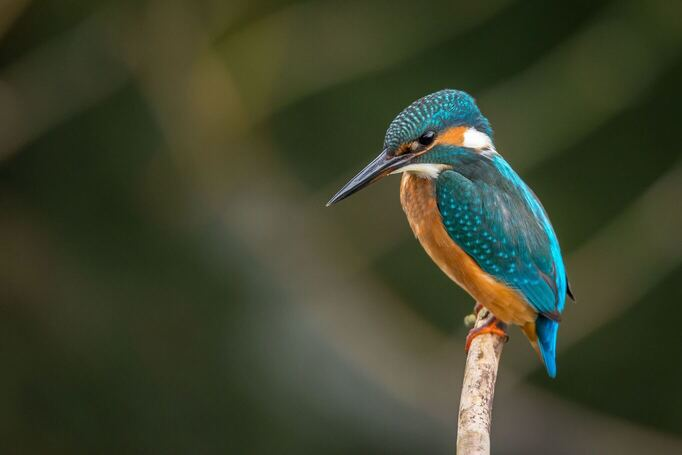
#> input picture Tutorials/Photos/bird1.jpg, 682 x 455 px
$ python contours.py
#> lines starting #> are read from the running program, lines starting #| are printed output that depends on the picture; after the words box and inside, x2 and y2 are one past the last pixel; in counts of white or black regions, pixels touching at a corner belong together
import cv2 as cv
import numpy as np

img = cv.imread('../Photos/bird1.jpg')
#> img is the input picture: shape (455, 682, 3); mean B, G, R 44.9, 67.5, 61.6
cv.imshow('Bird', img)

blank = np.zeros(img.shape, dtype='uint8')
cv.imshow('Blank', blank)

gray = cv.cvtColor(img, cv.COLOR_BGR2GRAY)
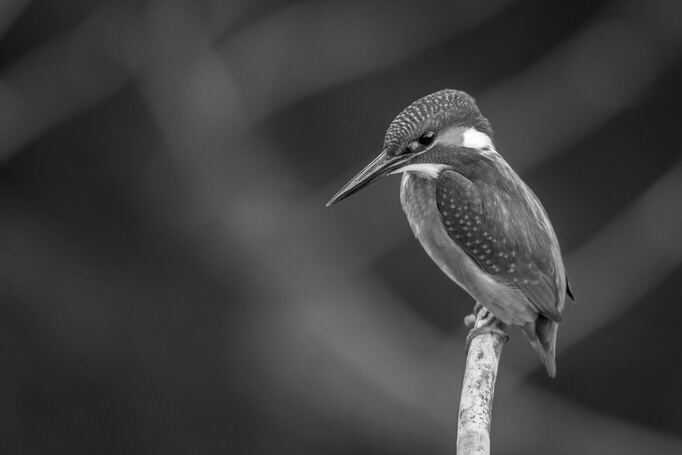
#> gray: shape (455, 682); min 0, max 255, mean 63.1
cv.imshow('Gray', gray)

# blur = cv.GaussianBlur(gray, (5, 5), cv.BORDER_DEFAULT)
# cv.imshow('Blur', blur)

canny = cv.Canny(img, 125, 175)
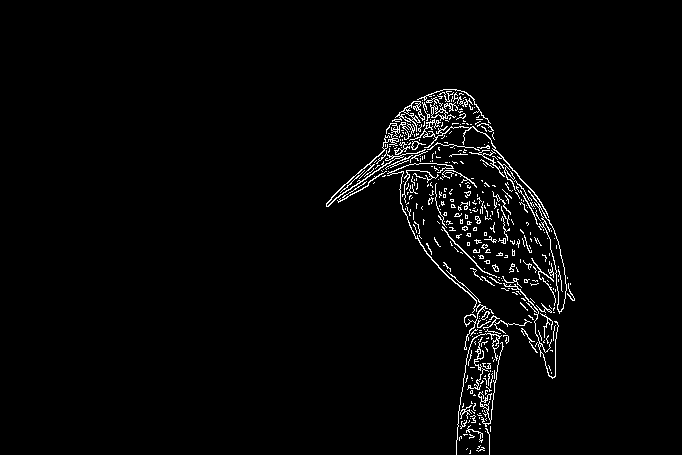
#> canny: shape (455, 682); 2.4% white in thin lines or dots, all inside (x1, y1, x2, y2) = (326, 89, 575, 455)
cv.imshow('Canny', canny)

# [5 lines of commented-out code are left out]
contours, hierarchies = cv.findContours(canny, cv.RETR_LIST, cv.CHAIN_APPROX_SIMPLE)
#> contours = 491 contours, 460 with area under 20; largest, box (x1, y1, x2, y2) and area: (528, 190, 567, 314) 772, (539, 207, 567, 312) 734, (392, 101, 425, 132) 180, (326, 133, 428, 207) 146, (409, 119, 549, 218) 134
print(f'{len(contours)} contour(s) found!')
#| 491 contour(s) found!

cv.drawContours(blank, contours, -1, (0, 0, 255), 1)
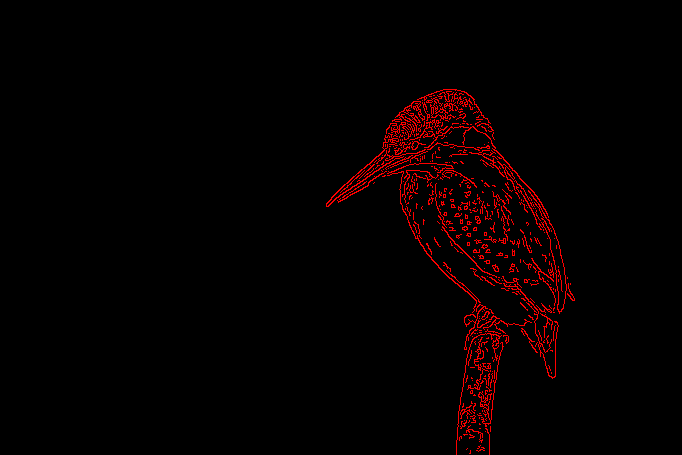
#> blank: shape (455, 682, 3); mean of channels 0, 1, 2 0, 0, 6.2; drawn as B, G, R
cv.imshow('Contours Drawn', blank)

cv.waitKey(0)

$ run again, with Tutorials/Photos/bird2.jpg copied over Tutorials/Photos/bird1.jpg
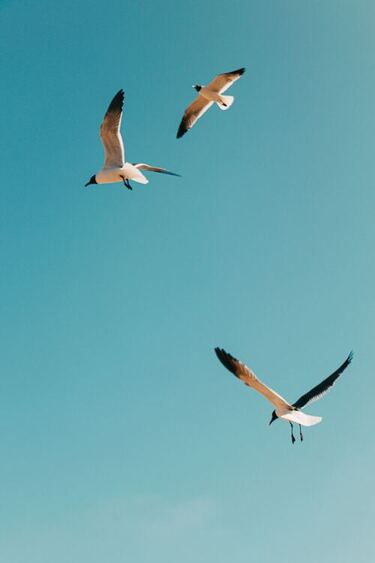
#> input picture Tutorials/Photos/bird2.jpg, 375 x 563 px
#> img is the input picture: shape (563, 375, 3); mean B, G, R 176.3, 166.2, 101.6
#> `gray = cv.cvtColor(img, cv.COLOR_BGR2GRAY)`:
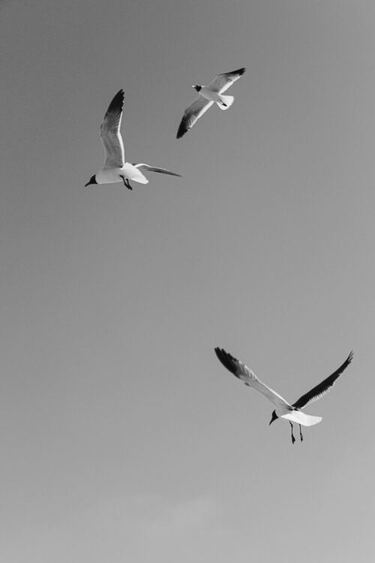
#> gray: shape (563, 375); min 2, max 255, mean 148
#> `canny = cv.Canny(img, 125, 175)`:
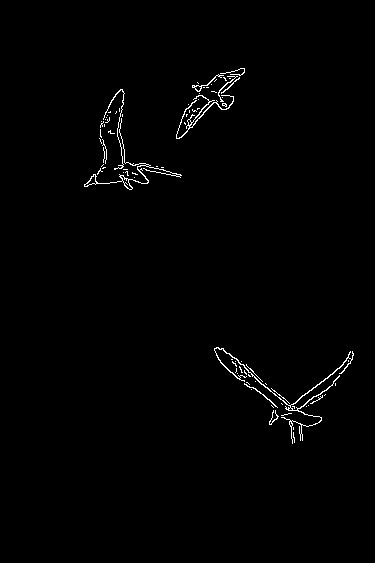
#> canny: shape (563, 375); 0.96% white in thin lines or dots, all inside (x1, y1, x2, y2) = (84, 68, 354, 444)
#> contours = 93 contours, 84 with area under 20; largest, box (x1, y1, x2, y2) and area: (214, 347, 354, 444) 198, (84, 118, 182, 190) 174, (176, 95, 234, 139) 95, (120, 175, 133, 190) 58, (84, 174, 97, 187) 54
#| 93 contour(s) found!

$ run again, with Tutorials/Photos/lakehouse.jpg copied over Tutorials/Photos/bird1.jpg
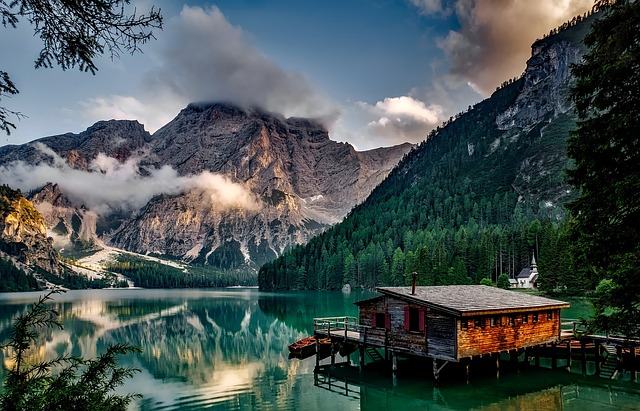
#> input picture Tutorials/Photos/lakehouse.jpg, 640 x 411 px
#> img is the input picture: shape (411, 640, 3); mean B, G, R 84.1, 84.1, 72.8
#> `canny = cv.Canny(img, 125, 175)`:
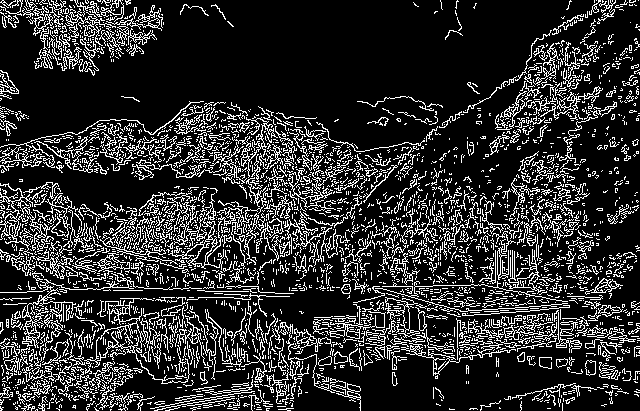
#> canny: shape (411, 640); 18.3% white in thin lines or dots
#> contours = 3823 contours, 3588 with area under 20; largest, box (x1, y1, x2, y2) and area: (0, 183, 54, 255) 667, (168, 217, 227, 270) 414, (0, 273, 202, 348) 371, (401, 342, 516, 376) 315, (84, 298, 190, 384) 297
#| 3823 contour(s) found!
#> `cv.drawContours(blank, contours, -1, (0, 0, 255), 1)`:
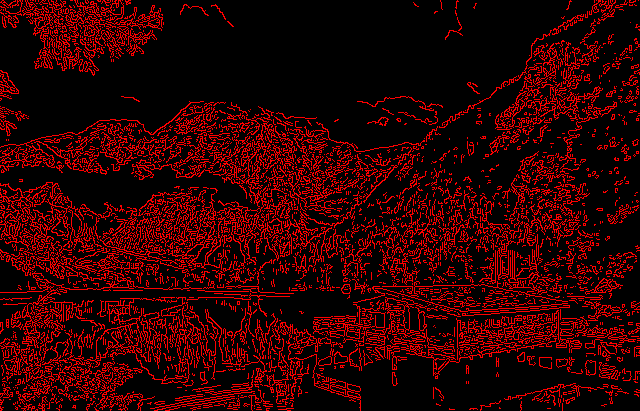
#> blank: shape (411, 640, 3); mean of channels 0, 1, 2 0, 0, 46.6; drawn as B, G, R
